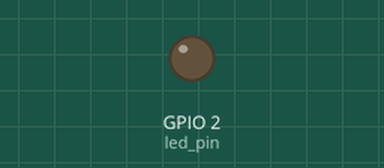
The program below on a simulated ESP32 board running MicroPython. Parts: output pins drawn as LEDs (lit = HIGH).

Above: at 0.05 s.
At 1.5 s:
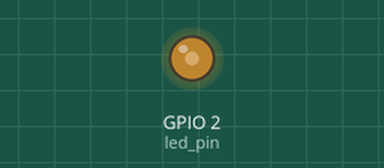
At 2.95 s:
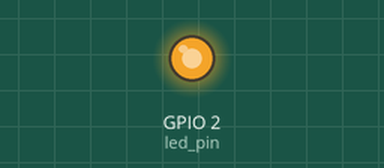
At 5.9 s:
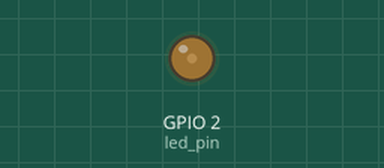
Timing chart, 0 to 8.3 s (numbered marks = the images above):
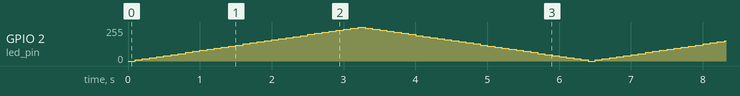

The program:

main.py
```python
import machine
import utime

led_pin = machine.Pin(2, machine.Pin.OUT)
pwm = machine.PWM(led_pin)

while True:
    for duty_cycle in range(0, 1024, 32):  # Varying duty cycle to control LED brightness
        pwm.duty(duty_cycle)
        utime.sleep(0.1)
    for duty_cycle in range(1024, 0, -32):
        pwm.duty(duty_cycle)
        utime.sleep(0.1)
```
